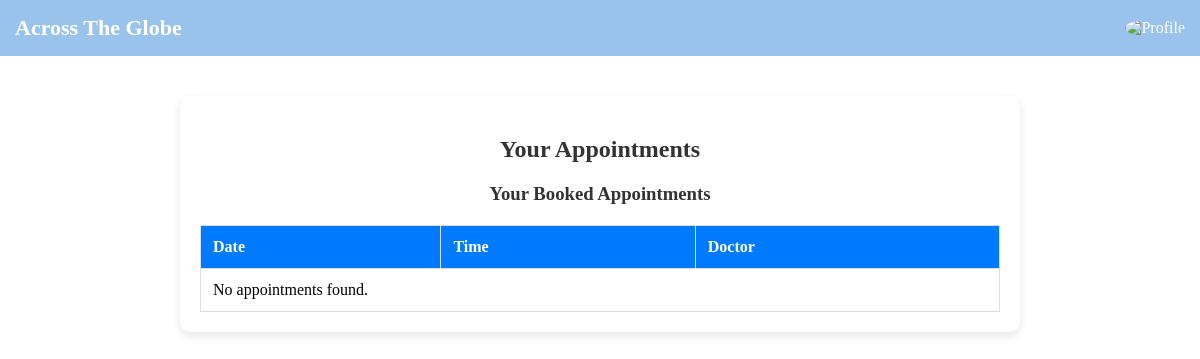
Page /appointments/ (signed in) on the earlier database version.
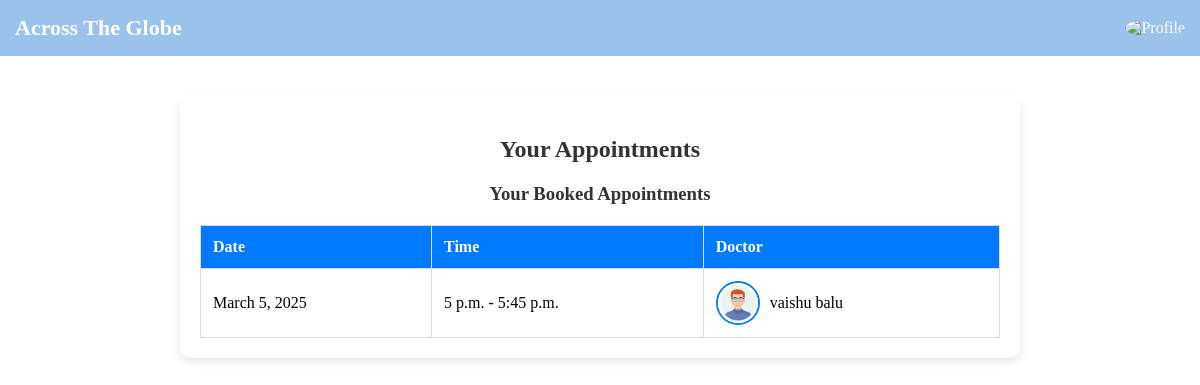
Same page on the later database version.
### accounts/models.py (models this page shows, shortened)
class Appointment(models.Model):
    patient = models.ForeignKey(User, on_delete=models.CASCADE, related_name="appointments")
    doctor = models.ForeignKey(User, on_delete=models.CASCADE, related_name="doctor_appointments")
    specialty = models.CharField(max_length=100)
    date = models.DateField()
    start_time = models.TimeField()
    end_time = models.TimeField()

class CustomUser(AbstractUser):
    USER_TYPE_CHOICES = (
        ('patient', 'Patient'),
        ('doctor', 'Doctor'),
    )
    user_type = models.CharField(max_length=10, choices=USER_TYPE_CHOICES)
    profile_picture = models.ImageField(upload_to="profile_pics/", blank=True, null=True)
    address_line1 = models.CharField(max_length=255)
    city = models.CharField(max_length=100)
    state = models.CharField(max_length=100)
    pincode = models.CharField(max_length=10)

### accounts/views.py (the view)
# urls.py: path("appointments/", user_appointments, name="user_appointments"),
@login_required
def user_appointments(request):
    if request.user.user_type == "doctor":
        appointments = Appointment.objects.filter(doctor=request.user).order_by("date", "start_time")
    else:
        appointments = Appointment.objects.filter(patient=request.user).order_by("date", "start_time")
    return render(request, "appointment_details.html", {"appointments": appointments})

### templates/appointment_details.html (shortened to what this page needs)
{% extends "profile.html" %}
{% block content %}
<div class="appointments-container">
    <h2>Your Appointments</h2>
    {% if user.user_type == "doctor" %}
        <h3>Appointments with Patients</h3>
    {% else %}
        <h3>Your Booked Appointments</h3>
    {% endif %}
    <table class="appointments-table">
        <thead>
            <tr>
                <th>Date</th>
                <th>Time</th>
                {% if user.user_type == "doctor" %}
                    <th>Patient Name</th>
                {% else %}
                    <th>Doctor</th>
                {% endif %}
            </tr>
        </thead>
        <tbody>
            {% for appointment in appointments %}
            <tr>
                <td>{{ appointment.date }}</td>
                <td>{{ appointment.start_time }} - {{ appointment.end_time }}</td>
                {% if user.user_type == "doctor" %}
                    <td>{{ appointment.patient.username }}</td>
                {% else %}
                    <td>
                        <div class="doctor-info">
                            <img src="{{ appointment.doctor.profile_picture.url }}" alt="Doctor's Profile" class="doctor-img">
                            <span>{{ appointment.doctor.get_full_name }}</span>
                        </div>
                    </td>
                {% endif %}
            </tr>
            {% empty %}
            <tr>
                <td colspan="3">No appointments found.</td>
            </tr>
            {% endfor %}
        </tbody>
    </table>
</div>
{% endblock %}

Differences in the rows shown:
added Appointment: date "March 5, 2025", start_time "5 p.m.", end_time "5:45 p.m.", doctor.profile_picture (picture), doctor.get_full_name "vaishu balu"
Other differences:
text no longer shown: "No appointments found."
